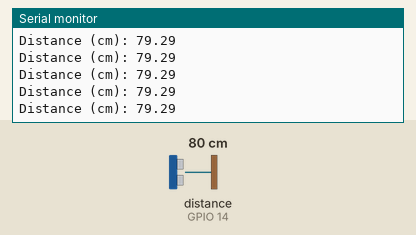
A sketch run on a simulated ESP32. Parts: the last lines printed to the serial monitor. Wiring (inferred from the names in the program): ultrasonic range finder: trigger GPIO 27; echo GPIO 14. The inputs (shaded band) are chosen by the test bench; at power-on: distance to the obstacle (sensor on GPIO 14) 80 cm. The echo pulse lasts 58.3 µs per cm.

Above: at 1.2 s.
1.3 s: distance to the obstacle (sensor on GPIO 14) set to 2 cm
At 1.37 s:
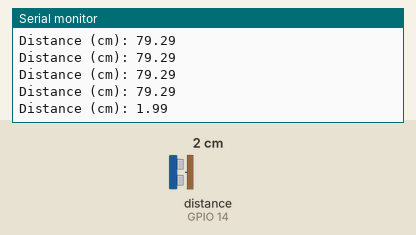
2.8 s: distance to the obstacle (sensor on GPIO 14) set to 4 cm
At 2.88 s:
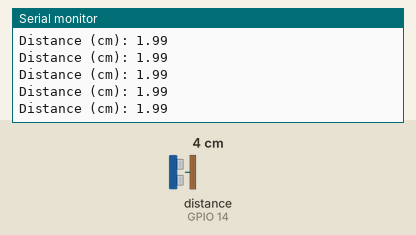
Timing chart, 0 to 5.8 s (numbered marks = the images above; inputs shaded):
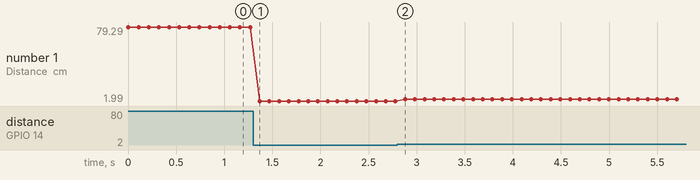

The sketch:

sonar_esp32.ino
```cpp
#include "GroveBase-ESPDuino32-Mapping.h"

const int trig_pin = GROVE_D6; // D7 default
const int echo_pin = GROVE_D7; // D6 default

// Sound speed in air
#define SOUND_SPEED 340
#define TRIG_PULSE_DURATION_US 10


long ultrason_duration;
float distance_cm;

void setup() {
  Serial.begin(115200);
  pinMode(trig_pin, OUTPUT); // We configure the trig as output
  pinMode(echo_pin, INPUT); // We configure the echo as input
}

void loop() {
  // Set up the signal
  digitalWrite(trig_pin, LOW);
  delayMicroseconds(2);
 // Create a 10 µs impulse
  digitalWrite(trig_pin, HIGH);
  delayMicroseconds(TRIG_PULSE_DURATION_US);
  digitalWrite(trig_pin, LOW);

  // Return the wave propagation time (in µs)
  ultrason_duration = pulseIn(echo_pin, HIGH);

//distance calculation
  distance_cm = ultrason_duration * SOUND_SPEED/2 * 0.0001;

  // We print the distance on the serial port
  Serial.print("Distance (cm): ");
  Serial.println(distance_cm);

  delay(100);
}
 
```

GroveBase-ESPDuino32-Mapping.h
```cpp
// (licence header left out)
 /* Define to prevent recursive inclusion ------------------------------------*/
#ifndef __ATMO_PIN_MAPPING_H_
#define __ATMO_PIN_MAPPING_H_


/* Includes ------------------------------------------------------------------*/

#ifdef __cplusplus
	extern "C"{
#endif

#define ATMO_ESP32_USB_UART 1
#define ATMO_ESP32_NUM_UARTS (2)
#define ESP32_UART1_TX GPIO_NUM_4
#define ESP32_UART1_RX GPIO_NUM_5

#define ESP32_UART2_TX GPIO_NUM_1
#define ESP32_UART2_RX GPIO_NUM_3

#define ESP32_I2C_SDA GPIO_NUM_21
#define ESP32_I2C_SCL GPIO_NUM_22

#define ESP32_SPI_HOST HSPI_HOST
#define ESP32_SPI_MOSI GPIO_NUM_23
#define ESP32_SPI_MISO GPIO_NUM_25
#define ESP32_SPI_CLK GPIO_NUM_19
#define ESP32_SPI_QUADWP -1
#define ESP32_SPI_QUADHD -1

#define IO0 0
#define IO1 1
#define IO2 2
#define IO3 3
#define IO4 4
#define IO5 5
#define IO6 6
#define IO7 7
#define IO8 8
#define IO9 9
#define IO10 10
#define IO11 11
#define IO12 12
#define IO13 13
#define IO14 14
#define IO15 15
#define IO16 16
#define IO17 17
#define IO18 18
#define IO19 19
#define IO20 20
#define IO21 21
#define IO22 22
#define IO23 23
#define IO24 24
#define IO25 25
#define IO26 26
#define IO27 27
#define IO28 28
#define IO29 29
#define IO30 30
#define IO31 31
#define IO32 32
#define IO33 33
#define IO34 34
#define IO35 35
#define IO36 36
#define IO37 37
#define IO38 38
#define IO39 39

#define ESP32_I2C_SDA   IO21
#define ESP32_I2C_SCL   IO22
#define ESP32_SPI_MOSI  IO23
#define ESP32_SPI_MISO  IO25 // INPUT || OUTPUT
#define ESP32_SPI_CLK   IO19 // INPUT || OUTPUT
#define GROVE_D2        IO26 // INPUT || OUTPUT - DAC2
#define GROVE_D3        IO25 // INPUT || OUTPUT - DAC1
#define GROVE_D4        IO17 // INPUT || OUTPUT
#define GROVE_D5        IO16 // INPUT || OUTPUT
#define GROVE_D6        IO27 // INPUT || OUTPUT
#define GROVE_D7        IO14 // INPUT || OUTPUT - output PWM at boot
#define GROVE_D8        IO12 // INPUT || OUTPUT - boot fail if pulled high  - STRAPPING - BEST TO AVOID
#define GROVE_D9        IO13 // INPUT || OUTPUT
#define GROVE_D10       IO5  // INPUT || OUTPUT - output PWM at boot        - STRAPPING - BEST TO AVOID
#define GROVE_D11       IO23 // INPUT || OUTPUT
#define GROVE_D12       IO19 // INPUT || OUTPUT
#define GROVE_D13       IO18 // INPUT || OUTPUT
#define GROVE_IO0		IO0  // INPUT || OUTPUT
#define GROVE_IO15      IO15 // INPUT || OUTPUT


#define GROVE_A0        IO2  // INPUT || OUTPUT - LED_BUILT_IN
#define GROVE_A1        IO4  // INPUT || OUTPUT                             - STRAPPING - BEST TO AVOID
#define GROVE_A2        IO35 // ADC1_7
#define GROVE_A3        IO34 // ADC1_6
#define GROVE_A4        IO36 // ADC1_0
#define GROVE_A5        IO39 // ADC1_3
#define GROVE_A6        IO32 // ADC1_4
#define GROVE_A7        IO33 // ADC1_5
// unused ADC
// IO15, IO32, IO33, IO37, IO38

/* Exported Structures -------------------------------------------------------*/

/* Exported Function Prototypes -----------------------------------------------*/

#ifdef __cplusplus
}
#endif

#endif
```

Measured:
- after the input at 1.3 s, the serial monitor: prints a new line after 0.07 s (image 1)
- plotted number 1: 79.29 → 1.99 after the input at 1.3 s, 1.99 → 3.98 after the input at 2.8 s
